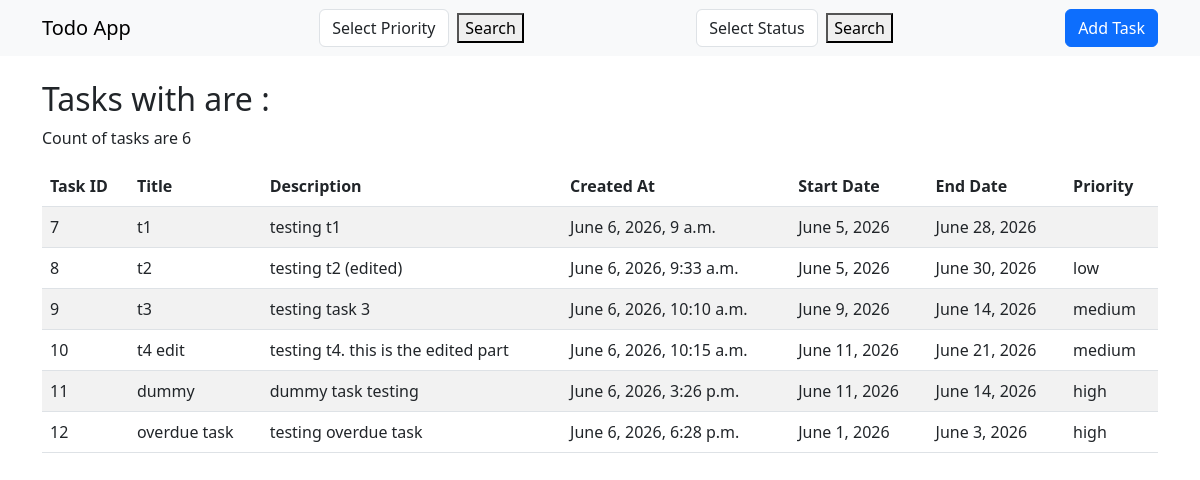
The app's page /priority/ with its own data.
### task/models.py (models this page shows, shortened)
class Task(models.Model):
    title=models.CharField(max_length=100)
    description=models.TextField(blank=True)
    completed=models.BooleanField(default=False)
    created_at=models.DateTimeField(auto_now_add=True)
    start_date=models.DateField(blank=True,null=True)
    end_date=models.DateField(blank=True,null=True)
    priority=models.CharField(max_length=50,blank=True)

### task/views.py (the view)
# urls.py: path('priority/',views.task_priority,name='task_priority'),
def task_priority(request):
    task=Task.objects.all()
    priority=request.GET.get('priority','')
    if priority:
        task=task.filter(priority=priority)
    return render(request,'task/priority_list.html',{'task':task})

### task/templates/task/priority_list.html
{% extends 'task/base.html' %}
{% block content %}
<h2>Tasks with {{task.priority}} are :</h2>
<p>Count of {{task.priority}} tasks are {{task.count}}</p>
<table class="table table-striped">
  <thead>
    <tr>
      <th>Task ID</th>
      <th>Title</th>
      <th>Description</th>
      <th>Created At</th>
      <th>Start Date</th>
      <th>End Date</th>
      <th>Priority</th>
    </tr>
  </thead>
  <tbody>
    {% for task in task %}
      <tr>
        <td>{{task.id}}</td>
        <td>{{ task.title }}</td>
        <td>{{ task.description}}</td>
        <td>{{task.created_at}}</td>
        <td>{{task.start_date}}</td>
        <td>{{task.end_date}}</td>
        <td>{{task.priority}}</td>
      </tr>
    {% empty %}
      <tr>
        <td colspan="5">No tasks yet.</td>
      </tr>
    {% endfor %}
  </tbody>
</table>
{% endblock %}

### records on screen
Task: id "7", title "t1", description "testing t1", created_at "June 6, 2026, 9 a.m.", start_date "June 5, 2026", end_date "June 28, 2026"
Task: id "8", title "t2", description "testing t2 (edited)", created_at "June 6, 2026, 9:33 a.m.", start_date "June 5, 2026", end_date "June 30, 2026", priority "low"
Task: id "9", title "t3", description "testing task 3", created_at "June 6, 2026, 10:10 a.m.", start_date "June 9, 2026", end_date "June 14, 2026", priority "medium"
Task: id "10", title "t4 edit", description "testing t4. this is the edited part", created_at "June 6, 2026, 10:15 a.m.", start_date "June 11, 2026", end_date "June 21, 2026", priority "medium"
Task: id "11", title "dummy", description "dummy task testing", created_at "June 6, 2026, 3:26 p.m.", start_date "June 11, 2026", end_date "June 14, 2026", priority "high"
Task: id "12", title "overdue task", description "testing overdue task", created_at "June 6, 2026, 6:28 p.m.", start_date "June 1, 2026", end_date "June 3, 2026", priority "high"

### other values on screen
{{ task.count }} "6"
